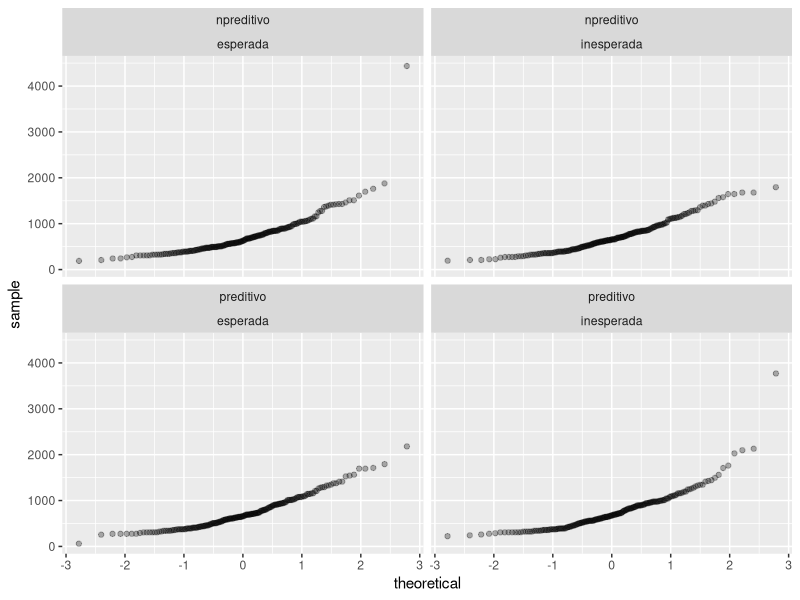
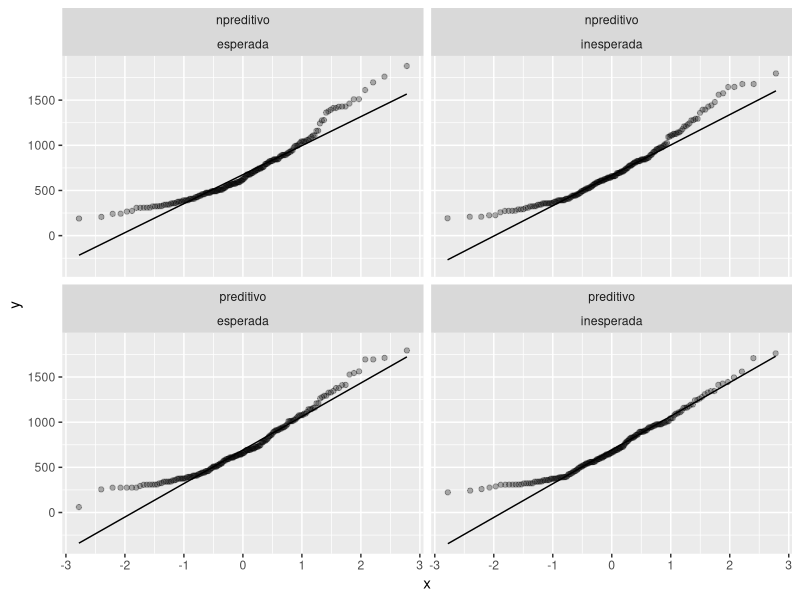
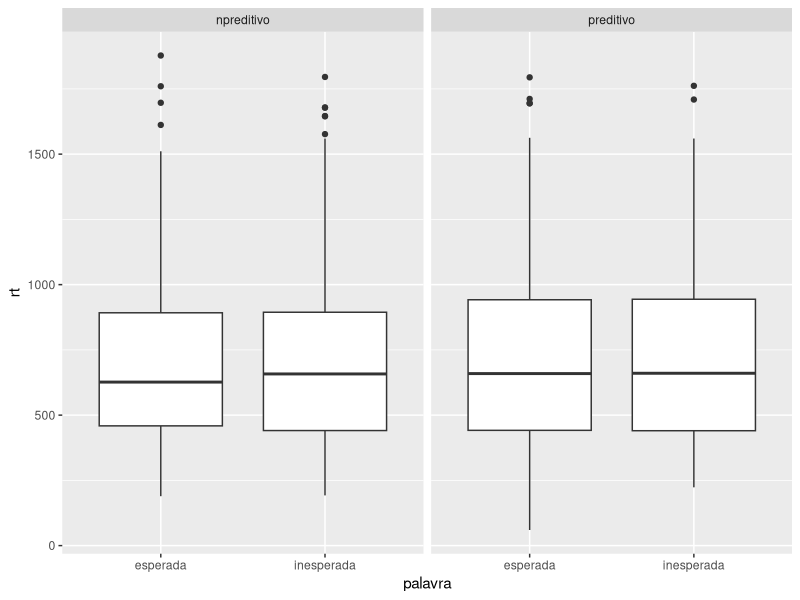
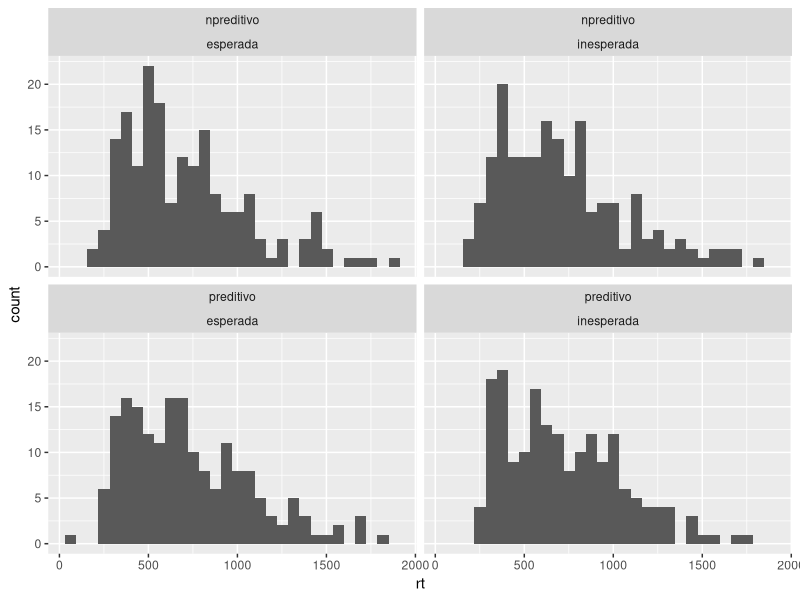
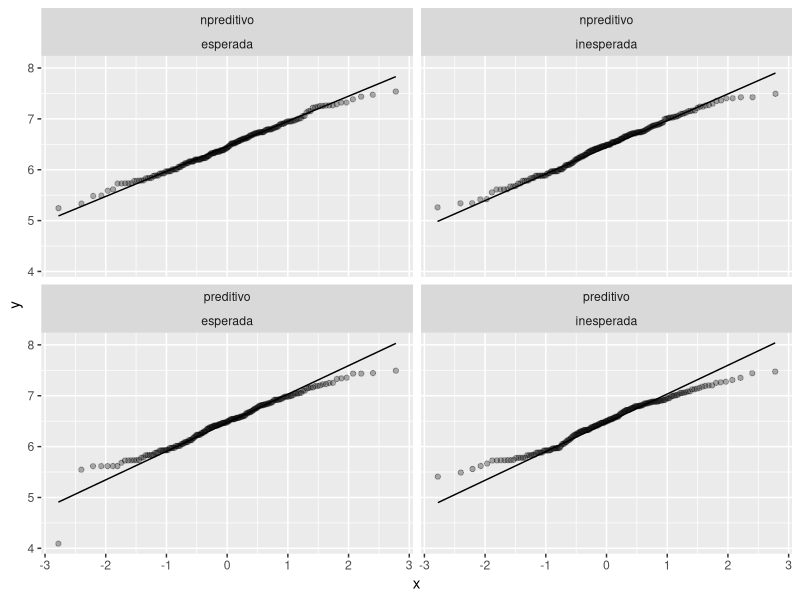

Source code (R) for these figures, in order:

##################################
### Tarefa: entendendo artigos ###
##################################

#Antes de seguirmos nosso tutorial, vamos fazer uma pausa para fixar o que você aprendeu. Abaixo ha a descricao de modelos lineares feitas por dois artigos. Tente escrever como seria a sintaxe que esses artigos estao descrevendo.

#Modelo 1

# lmer(residual.reading.time ~ region + (1|item) + (1|participant))

#Modelo 2

# lm(body.N ~ body.N.condition + language)

#Modelo 3

# lmer(inverse.RTs ~ body.N + (1|item) + (1|participant))

########################################
### Pratica: modelos lineares mistos ###
########################################

# pacotes

library(lme4)
library(ggplot2)
library(dplyr)

# importe o conjunto de dados;

prediction = read.csv("dados/prediction.csv")

prediction = prediction%>%
  filter(resposta == "sim")%>%
  droplevels()

# inspecione a distribuicao dos tempos de resposta para a palavra critica e elimine outliers e observacoes com tempo de resposta maior que 2000ms;

        ggplot(prediction, aes(sample = rt))+
          stat_qq(alpha=0.3)+
          facet_wrap(~contexto+palavra)
        
        # filtrando apenas rt < 2000
        
        prediction = prediction%>%
          filter(rt < 2000)
        
        # revendo distribuicao
        
        ggplot(prediction, aes(sample = rt))+
          stat_qq(alpha=0.3)+
          stat_qq_line()+
          facet_wrap(~contexto+palavra)
        
        # com boxplot, se preferir 
        
        ggplot(prediction, aes(x = palavra, y = rt))+
          geom_boxplot()+
          facet_wrap(~contexto)
        
        # com histograma, se preferir
        
        ggplot(prediction, aes(x = rt))+
          geom_histogram()+
          facet_wrap(~contexto+palavra)
        
        ## conclusao: dados nao sao simetricos

# transforme os dados se achar necessario;
        
prediction$rt.log = log(prediction$rt)

        # revendo distribuicao
        
        ggplot(prediction, aes(sample = rt.log))+
          stat_qq(alpha=0.3)+
          stat_qq_line()+
          facet_wrap(~contexto+palavra)
        
        # distribuicao melhorou (poderia ser pior, vamor ver os residuos do modelo depois...)
        
# construa um modelo linear misto para analisar se tipo de contexto, tipo de palavra e a interacao entre esses fatores consegue explicar a distribuicao de dados;

#faca analise por modelos aninhados se necessario.
        
        # modelo completo
        
        modelo.full <- lmer(rt ~ contexto*palavra + (1+contexto*palavra|participante) + (1+contexto*palavra|cod), data = prediction, REML = FALSE)

        # problema de convergência, retirando slopes por participante
        modelo.full <- lmer(rt ~ contexto*palavra + (1|participante) + (1+contexto*palavra|cod), data = prediction, REML = FALSE)
        
        # problema de convergência, retirando slopes por item
        
        modelo.full <- lmer(rt ~ contexto*palavra + (1|participante) + (1|cod), data = prediction, REML = FALSE)

        # modelo sem interacao
        
        modelo.palavra.contexto <- lmer(rt ~ contexto+palavra + (1|participante) + (1|cod), data = prediction, REML = FALSE)
        
        # comparacao de modelos p/testar interacao
        
        anova(modelo.full, modelo.palavra.contexto)
            
              ## resultado: interacao nao significativa
        
        # modelo sem contexto
        
        modelo.palavra <- lmer(rt ~ palavra + (1|participante) + (1|cod), data = prediction, REML = FALSE)
        
        # comparacao de modelos p/testar contexto
        
        anova(modelo.palavra.contexto, modelo.palavra)
        
              ## resultado: contexto nao significativo
        
        # modelo sem palavra
        
        modelo.contexto <- lmer(rt ~ contexto + (1|participante) + (1|cod), data = prediction, REML = FALSE)
        
        # comparacao de modelos p/testar palavra
        
        anova(modelo.contexto, modelo.palavra.contexto)
        
        # modelo sem efeito fixo
        
        modelo.1 <- lmer(rt ~ 1 + (1|participante) + (1|cod), data = prediction, REML = FALSE)
        
        # comparacao de modelos p/testar palavra
        
        anova(modelo.palavra.contexto, modelo.1)
        
### Resposta: Ajustamos um modelo linear misto com tempo de resposta como variavel resposta e contexto, palavra e sua interacao como efeitos fixos. O modelo tambem continha interceptos aleatorios por participantes e itens. Uma comparacao por modelos aninhados indicou que nenhum dos efeitos fixos explicou significativamente a distribuicao dos tempos de resposta.
        
        ## (se desejado, eh possivel colocar as informacoes estatisticas de cada teste de comparacao de modelo aninhado)